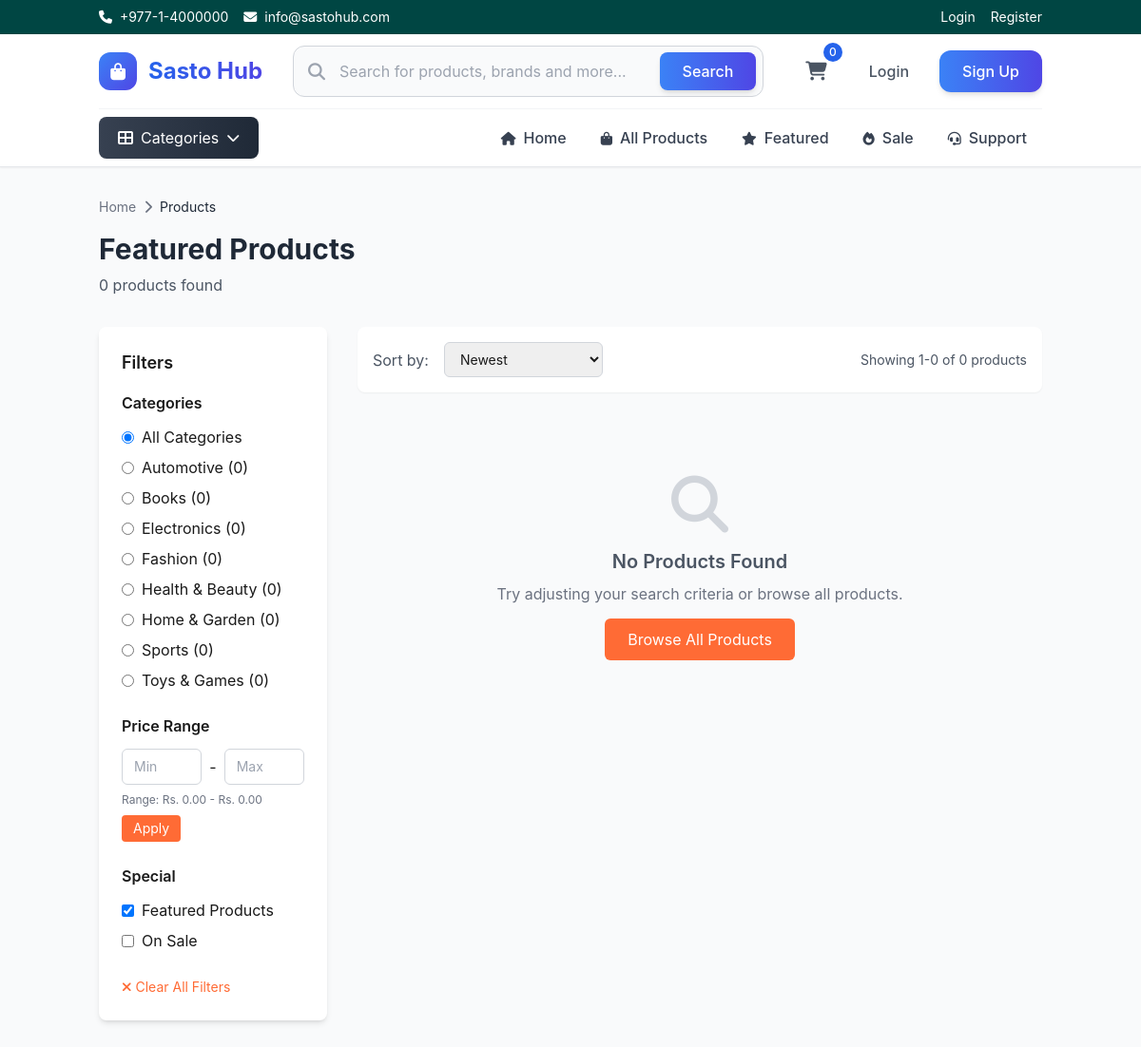
Page /?page=products&featured=1 on the committed database.
### tables this page shows
CREATE TABLE categories (
    id INT PRIMARY KEY AUTO_INCREMENT,
    name VARCHAR(100) NOT NULL,
    slug VARCHAR(120) UNIQUE NOT NULL,
    description TEXT,
    image VARCHAR(255),
    parent_id INT DEFAULT NULL,
    sort_order INT DEFAULT 0,
    is_active BOOLEAN DEFAULT TRUE,
    created_at TIMESTAMP DEFAULT CURRENT_TIMESTAMP,
    FOREIGN KEY (parent_id) REFERENCES categories(id) ON DELETE SET NULL
);

### config/database.php (called while the page is built, shortened)
<?php
class Database {
    private $connection;
    public function __construct() {
        try {
            $dsn = "mysql:host=" . DB_HOST . ";dbname=" . DB_NAME . ";charset=" . DB_CHARSET;
            $this->connection = new PDO($dsn, DB_USER, DB_PASS);
            $this->connection->setAttribute(PDO::ATTR_ERRMODE, PDO::ERRMODE_EXCEPTION);
            $this->connection->setAttribute(PDO::ATTR_DEFAULT_FETCH_MODE, PDO::FETCH_ASSOC);
        } catch(PDOException $e) {
            die("Connection failed: " . $e->getMessage());
        }
    }
    public function query($sql, $params = []) {
        try {
            $stmt = $this->connection->prepare($sql);
            $stmt->execute($params);
            return $stmt;
        } catch(PDOException $e) {
            error_log("Database error: " . $e->getMessage());
            return false;
        }
    }
    public function fetchAll($sql, $params = []) {
        $stmt = $this->query($sql, $params);
        return $stmt ? $stmt->fetchAll() : [];
    }
    public function fetchOne($sql, $params = []) {
        $stmt = $this->query($sql, $params);
        return $stmt ? $stmt->fetch() : false;
    }
}
$database = new Database();
?>

### config/config.php (called while the page is built, shortened)
<?php
require_once __DIR__ . '/database.php';
function formatPrice($price) {
    return 'Rs. ' . number_format($price, 2);
}
?>

### pages/products/index.php (the view, shortened to what this page needs)
<?php
global $database;
$category = $_GET['category'] ?? '';
$search = $_GET['q'] ?? '';
$featured = isset($_GET['featured']) ? 1 : 0;
$sale = isset($_GET['sale']) ? 1 : 0;
$sort = $_GET['sort'] ?? 'newest';
$minPrice = floatval($_GET['min_price'] ?? 0);
$maxPrice = floatval($_GET['max_price'] ?? 0);
$page = max(1, intval($_GET['page_num'] ?? 1));
$whereConditions = ["p.status = 'active'"];
$params = [];
if ($featured) {
    $whereConditions[] = "p.featured = 1";
}
$whereClause = implode(' AND ', $whereConditions);
$orderBy = "p.created_at DESC";
switch ($sort) {
    case 'newest':
    default:
        $orderBy = "p.created_at DESC";
        break;
}
$offset = ($page - 1) * PRODUCTS_PER_PAGE;
$countSql = "
    SELECT COUNT(DISTINCT p.id) as total
    FROM products p
    LEFT JOIN categories c ON p.category_id = c.id
    LEFT JOIN vendors v ON p.vendor_id = v.id
    WHERE {$whereClause}
";
$totalResult = $database->fetchOne($countSql, $params);
$totalProducts = $totalResult['total'];
$sql = "
    SELECT p.*, pi.image_url, v.shop_name, c.name as category_name, c.slug as category_slug,
           ROUND(((p.price - COALESCE(p.sale_price, p.price)) / p.price) * 100) as discount_percentage
    FROM products p
    LEFT JOIN product_images pi ON p.id = pi.product_id AND pi.is_primary = 1
    LEFT JOIN vendors v ON p.vendor_id = v.id
    LEFT JOIN categories c ON p.category_id = c.id
    WHERE {$whereClause}
    ORDER BY {$orderBy}
    LIMIT " . PRODUCTS_PER_PAGE . " OFFSET {$offset}
";
$products = $database->fetchAll($sql, $params);
$categories = $database->fetchAll("
    SELECT c.*, COUNT(p.id) as product_count
    FROM categories c
    LEFT JOIN products p ON c.id = p.category_id AND p.status = 'active'
    WHERE c.parent_id IS NULL AND c.is_active = 1
    GROUP BY c.id
    ORDER BY c.sort_order, c.name
");
$priceRange = $database->fetchOne("
    SELECT
        MIN(COALESCE(p.sale_price, p.price)) as min_price,
        MAX(COALESCE(p.sale_price, p.price)) as max_price
    FROM products p
    WHERE p.status = 'active'
");
$currentCategory = null;
?>
<div class="container mx-auto px-4 py-8">
    <div class="mb-8">
        <nav class="text-sm breadcrumbs mb-4">
            <ol class="flex items-center space-x-2 text-gray-500">
                <li><a href="<?php echo SITE_URL; ?>" class="hover:text-primary">Home</a></li>
                <li><i class="fas fa-chevron-right"></i></li>
                <?php if ($currentCategory): ?>
                    <li><a href="?page=products" class="hover:text-primary">Products</a></li>
                    <li><i class="fas fa-chevron-right"></i></li>
                    <li class="text-gray-800"><?php echo htmlspecialchars($currentCategory['name']); ?></li>
                <?php else: ?>
                    <li class="text-gray-800">Products</li>
                <?php endif; ?>
            </ol>
        </nav>
        <h1 class="text-3xl font-bold text-gray-800">
            <?php if ($search): ?>
                Search Results for "<?php echo htmlspecialchars($search); ?>"
            <?php elseif ($currentCategory): ?>
                <?php echo htmlspecialchars($currentCategory['name']); ?>
            <?php elseif ($featured): ?>
                Featured Products
            <?php elseif ($sale): ?>
                Sale Products
            <?php else: ?>
                All Products
            <?php endif; ?>
        </h1>
        <p class="text-gray-600 mt-2"><?php echo number_format($totalProducts); ?> products found</p>
    </div>
    <div class="flex flex-col lg:flex-row gap-8">
        <div class="lg:w-1/4">
            <div class="bg-white rounded-lg shadow-md p-6 sticky top-24">
                <h3 class="text-lg font-semibold mb-4">Filters</h3>
                <form method="GET" action="" id="filter-form">
                    <div class="mb-6">
                        <h4 class="font-semibold mb-3">Categories</h4>
                        <div class="space-y-2">
                            <label class="flex items-center">
                                <input type="radio" name="category" value="" <?php echo !$category ? 'checked' : ''; ?>
                                       class="mr-2" onchange="document.getElementById('filter-form').submit()">
                                <span>All Categories</span>
                            </label>
                            <?php foreach ($categories as $cat): ?>
                                <label class="flex items-center">
                                    <input type="radio" name="category" value="<?php echo $cat['slug']; ?>"
                                           <?php echo $category === $cat['slug'] ? 'checked' : ''; ?>
                                           class="mr-2" onchange="document.getElementById('filter-form').submit()">
                                    <span><?php echo htmlspecialchars($cat['name']); ?> (<?php echo $cat['product_count']; ?>)</span>
                                </label>
                            <?php endforeach; ?>
                        </div>
                    </div>
                    <div class="mb-6">
                        <h4 class="font-semibold mb-3">Price Range</h4>
                        <div class="flex items-center space-x-2">
                            <input type="number" name="min_price" placeholder="Min"
                                   value="<?php echo $minPrice > 0 ? $minPrice : ''; ?>"
                                   class="w-full px-3 py-2 border border-gray-300 rounded-md text-sm">
                            <span>-</span>
                            <input type="number" name="max_price" placeholder="Max"
                                   value="<?php echo $maxPrice > 0 ? $maxPrice : ''; ?>"
                                   class="w-full px-3 py-2 border border-gray-300 rounded-md text-sm">
                        </div>
                        <div class="mt-2 text-xs text-gray-500">
                            Range: <?php echo formatPrice($priceRange['min_price'] ?? 0); ?> - <?php echo formatPrice($priceRange['max_price'] ?? 0); ?>
                        </div>
                        <button type="submit" class="mt-2 text-sm bg-primary text-white px-3 py-1 rounded">Apply</button>
                    </div>
                    <div class="mb-6">
                        <h4 class="font-semibold mb-3">Special</h4>
                        <div class="space-y-2">
                            <label class="flex items-center">
                                <input type="checkbox" name="featured" value="1" <?php echo $featured ? 'checked' : ''; ?>
                                       class="mr-2" onchange="document.getElementById('filter-form').submit()">
                                <span>Featured Products</span>
                            </label>
                            <label class="flex items-center">
                                <input type="checkbox" name="sale" value="1" <?php echo $sale ? 'checked' : ''; ?>
                                       class="mr-2" onchange="document.getElementById('filter-form').submit()">
                                <span>On Sale</span>
                            </label>
                        </div>
                    </div>
                </form>
                <?php if ($category || $search || $featured || $sale || $minPrice || $maxPrice): ?>
                    <a href="?page=products" class="text-sm text-primary hover:text-opacity-80">
                        <i class="fas fa-times mr-1"></i>Clear All Filters
                    </a>
                <?php endif; ?>
            </div>
        </div>
        <div class="lg:w-3/4">
            <div class="flex flex-col sm:flex-row justify-between items-start sm:items-center mb-6 bg-white rounded-lg shadow-sm p-4">
                <div class="flex items-center space-x-4 mb-4 sm:mb-0">
                    <span class="text-gray-600">Sort by:</span>
                    <select name="sort" onchange="updateSort(this.value)"
                            class="border border-gray-300 rounded-md px-3 py-2 text-sm">
                        <option value="newest" <?php echo $sort === 'newest' ? 'selected' : ''; ?>>Newest</option>
                    </select>
                </div>
                <div class="text-sm text-gray-600">
                    Showing <?php echo ($offset + 1); ?>-<?php echo min($offset + PRODUCTS_PER_PAGE, $totalProducts); ?>
                    of <?php echo number_format($totalProducts); ?> products
                </div>
            </div>
            <?php if (empty($products)): ?>
                <div class="text-center py-16">
                    <i class="fas fa-search text-6xl text-gray-300 mb-4"></i>
                    <h3 class="text-xl font-semibold text-gray-600 mb-2">No Products Found</h3>
                    <p class="text-gray-500 mb-6">Try adjusting your search criteria or browse all products.</p>
                    <a href="?page=products" class="bg-primary text-white px-6 py-3 rounded-md hover:bg-opacity-90">
                        Browse All Products
                    </a>
                </div>
            <?php endif; ?>
        </div>
    </div>
</div>

### rows in the picture
categories: slug "☐ Automotive (0)", name "Automotive", product_count "0"
categories: slug "☐ Books (0)", name "Books", product_count "0"
categories: slug "☐ Electronics (0)", name "Electronics", product_count "0"
categories: slug "☐ Fashion (0)", name "Fashion", product_count "0"
categories: slug "☐ Health & Beauty (0)", name "Health & Beauty", product_count "0"
categories: slug "☐ Home & Garden (0)", name "Home & Garden", product_count "0"
categories: slug "☐ Sports (0)", name "Sports", product_count "0"
categories: slug "☐ Toys & Games (0)", name "Toys & Games", product_count "0"

### other values in the picture
$totalProducts "0"
formatPrice($priceRange['min_price'] ?? 0) "Rs. 0.00"
formatPrice($priceRange['max_price'] ?? 0) "Rs. 0.00"
$offset + 1 "1"
min($offset + PRODUCTS_PER_PAGE, $totalProducts) "0"
